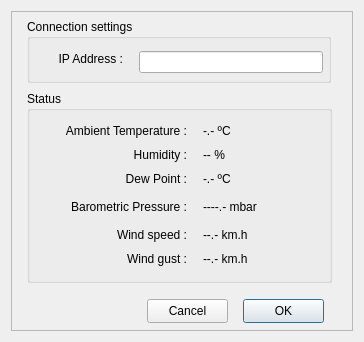
<?xml version="1.0" encoding="UTF-8"?>
<ui version="4.0">
 <class>X2Weather</class>
 <widget class="QDialog" name="X2Weather">
  <property name="geometry">
   <rect>
    <x>0</x>
    <y>0</y>
    <width>364</width>
    <height>342</height>
   </rect>
  </property>
  <property name="sizePolicy">
   <sizepolicy hsizetype="Fixed" vsizetype="Fixed">
    <horstretch>0</horstretch>
    <verstretch>0</verstretch>
   </sizepolicy>
  </property>
  <property name="minimumSize">
   <size>
    <width>364</width>
    <height>342</height>
   </size>
  </property>
  <property name="maximumSize">
   <size>
    <width>364</width>
    <height>342</height>
   </size>
  </property>
  <property name="windowTitle">
   <string>Solo Cloudwatcher</string>
  </property>
  <layout class="QHBoxLayout" name="horizontalLayout_12">
   <item>
    <widget class="X2Form" name="X2Form">
     <property name="minimumSize">
      <size>
       <width>0</width>
       <height>0</height>
      </size>
     </property>
     <property name="maximumSize">
      <size>
       <width>99999</width>
       <height>99999</height>
      </size>
     </property>
     <property name="sizeIncrement">
      <size>
       <width>1</width>
       <height>1</height>
      </size>
     </property>
     <property name="frameShape">
      <enum>QFrame::StyledPanel</enum>
     </property>
     <property name="frameShadow">
      <enum>QFrame::Raised</enum>
     </property>
     <widget class="QPushButton" name="pushButtonCancel">
      <property name="geometry">
       <rect>
        <x>136</x>
        <y>288</y>
        <width>81</width>
        <height>24</height>
       </rect>
      </property>
      <property name="text">
       <string>Cancel</string>
      </property>
     </widget>
     <widget class="QPushButton" name="pushButtonOK">
      <property name="enabled">
       <bool>true</bool>
      </property>
      <property name="geometry">
       <rect>
        <x>232</x>
        <y>288</y>
        <width>81</width>
        <height>24</height>
       </rect>
      </property>
      <property name="text">
       <string>OK</string>
      </property>
      <property name="default">
       <bool>true</bool>
      </property>
     </widget>
     <widget class="QGroupBox" name="groupBox_5">
      <property name="geometry">
       <rect>
        <x>16</x>
        <y>80</y>
        <width>305</width>
        <height>192</height>
       </rect>
      </property>
      <property name="title">
       <string>Status</string>
      </property>
      <widget class="QLabel" name="label_15">
       <property name="geometry">
        <rect>
         <x>16</x>
         <y>32</y>
         <width>144</width>
         <height>16</height>
        </rect>
       </property>
       <property name="text">
        <string>Ambient Temperature :</string>
       </property>
       <property name="alignment">
        <set>Qt::AlignRight|Qt::AlignTrailing|Qt::AlignVCenter</set>
       </property>
      </widget>
      <widget class="QLabel" name="label_16">
       <property name="geometry">
        <rect>
         <x>72</x>
         <y>56</y>
         <width>88</width>
         <height>16</height>
        </rect>
       </property>
       <property name="text">
        <string>Humidity :</string>
       </property>
       <property name="alignment">
        <set>Qt::AlignRight|Qt::AlignTrailing|Qt::AlignVCenter</set>
       </property>
      </widget>
      <widget class="QLabel" name="label_17">
       <property name="geometry">
        <rect>
         <x>72</x>
         <y>80</y>
         <width>88</width>
         <height>16</height>
        </rect>
       </property>
       <property name="text">
        <string>Dew Point :</string>
       </property>
       <property name="alignment">
        <set>Qt::AlignRight|Qt::AlignTrailing|Qt::AlignVCenter</set>
       </property>
      </widget>
      <widget class="QLabel" name="temperature">
       <property name="geometry">
        <rect>
         <x>176</x>
         <y>32</y>
         <width>112</width>
         <height>16</height>
        </rect>
       </property>
       <property name="text">
        <string>-.- ºC</string>
       </property>
       <property name="alignment">
        <set>Qt::AlignLeading|Qt::AlignLeft|Qt::AlignVCenter</set>
       </property>
      </widget>
      <widget class="QLabel" name="humidity">
       <property name="geometry">
        <rect>
         <x>176</x>
         <y>56</y>
         <width>112</width>
         <height>16</height>
        </rect>
       </property>
       <property name="text">
        <string>-- %</string>
       </property>
       <property name="alignment">
        <set>Qt::AlignLeading|Qt::AlignLeft|Qt::AlignVCenter</set>
       </property>
      </widget>
      <widget class="QLabel" name="dewPoint">
       <property name="geometry">
        <rect>
         <x>176</x>
         <y>80</y>
         <width>112</width>
         <height>16</height>
        </rect>
       </property>
       <property name="text">
        <string>-.- ºC</string>
       </property>
       <property name="alignment">
        <set>Qt::AlignLeading|Qt::AlignLeft|Qt::AlignVCenter</set>
       </property>
      </widget>
      <widget class="QLabel" name="label_23">
       <property name="geometry">
        <rect>
         <x>16</x>
         <y>104</y>
         <width>144</width>
         <height>24</height>
        </rect>
       </property>
       <property name="text">
        <string>Barometric Pressure :</string>
       </property>
       <property name="alignment">
        <set>Qt::AlignRight|Qt::AlignTrailing|Qt::AlignVCenter</set>
       </property>
      </widget>
      <widget class="QLabel" name="pressure">
       <property name="geometry">
        <rect>
         <x>176</x>
         <y>104</y>
         <width>112</width>
         <height>24</height>
        </rect>
       </property>
       <property name="text">
        <string>----.- mbar</string>
       </property>
       <property name="alignment">
        <set>Qt::AlignLeading|Qt::AlignLeft|Qt::AlignVCenter</set>
       </property>
      </widget>
      <widget class="QLabel" name="label_2">
       <property name="geometry">
        <rect>
         <x>24</x>
         <y>136</y>
         <width>136</width>
         <height>16</height>
        </rect>
       </property>
       <property name="text">
        <string>Wind speed :</string>
       </property>
       <property name="alignment">
        <set>Qt::AlignRight|Qt::AlignTrailing|Qt::AlignVCenter</set>
       </property>
      </widget>
      <widget class="QLabel" name="windSpeed">
       <property name="geometry">
        <rect>
         <x>176</x>
         <y>136</y>
         <width>112</width>
         <height>16</height>
        </rect>
       </property>
       <property name="text">
        <string>--.- km.h</string>
       </property>
       <property name="alignment">
        <set>Qt::AlignLeading|Qt::AlignLeft|Qt::AlignVCenter</set>
       </property>
      </widget>
      <widget class="QLabel" name="label_4">
       <property name="geometry">
        <rect>
         <x>56</x>
         <y>160</y>
         <width>104</width>
         <height>16</height>
        </rect>
       </property>
       <property name="text">
        <string>Wind gust :</string>
       </property>
       <property name="alignment">
        <set>Qt::AlignRight|Qt::AlignTrailing|Qt::AlignVCenter</set>
       </property>
      </widget>
      <widget class="QLabel" name="windGust">
       <property name="geometry">
        <rect>
         <x>176</x>
         <y>160</y>
         <width>112</width>
         <height>16</height>
        </rect>
       </property>
       <property name="text">
        <string>--.- km.h</string>
       </property>
       <property name="alignment">
        <set>Qt::AlignLeading|Qt::AlignLeft|Qt::AlignVCenter</set>
       </property>
      </widget>
     </widget>
     <widget class="QGroupBox" name="groupBox">
      <property name="geometry">
       <rect>
        <x>16</x>
        <y>8</y>
        <width>304</width>
        <height>64</height>
       </rect>
      </property>
      <property name="title">
       <string>Connection settings</string>
      </property>
      <widget class="QLabel" name="label_6">
       <property name="geometry">
        <rect>
         <x>8</x>
         <y>32</y>
         <width>88</width>
         <height>16</height>
        </rect>
       </property>
       <property name="text">
        <string>IP Address :</string>
       </property>
       <property name="alignment">
        <set>Qt::AlignRight|Qt::AlignTrailing|Qt::AlignVCenter</set>
       </property>
      </widget>
      <widget class="QLineEdit" name="IPAddress">
       <property name="geometry">
        <rect>
         <x>112</x>
         <y>32</y>
         <width>184</width>
         <height>22</height>
        </rect>
       </property>
       <property name="inputMask">
        <string/>
       </property>
       <property name="text">
        <string/>
       </property>
       <property name="alignment">
        <set>Qt::AlignCenter</set>
       </property>
      </widget>
     </widget>
    </widget>
   </item>
  </layout>
 </widget>
 <customwidgets>
  <customwidget>
   <class>X2Form</class>
   <extends>QFrame</extends>
   <header>x2form.h</header>
   <container>1</container>
  </customwidget>
 </customwidgets>
 <resources/>
 <connections/>
</ui>
